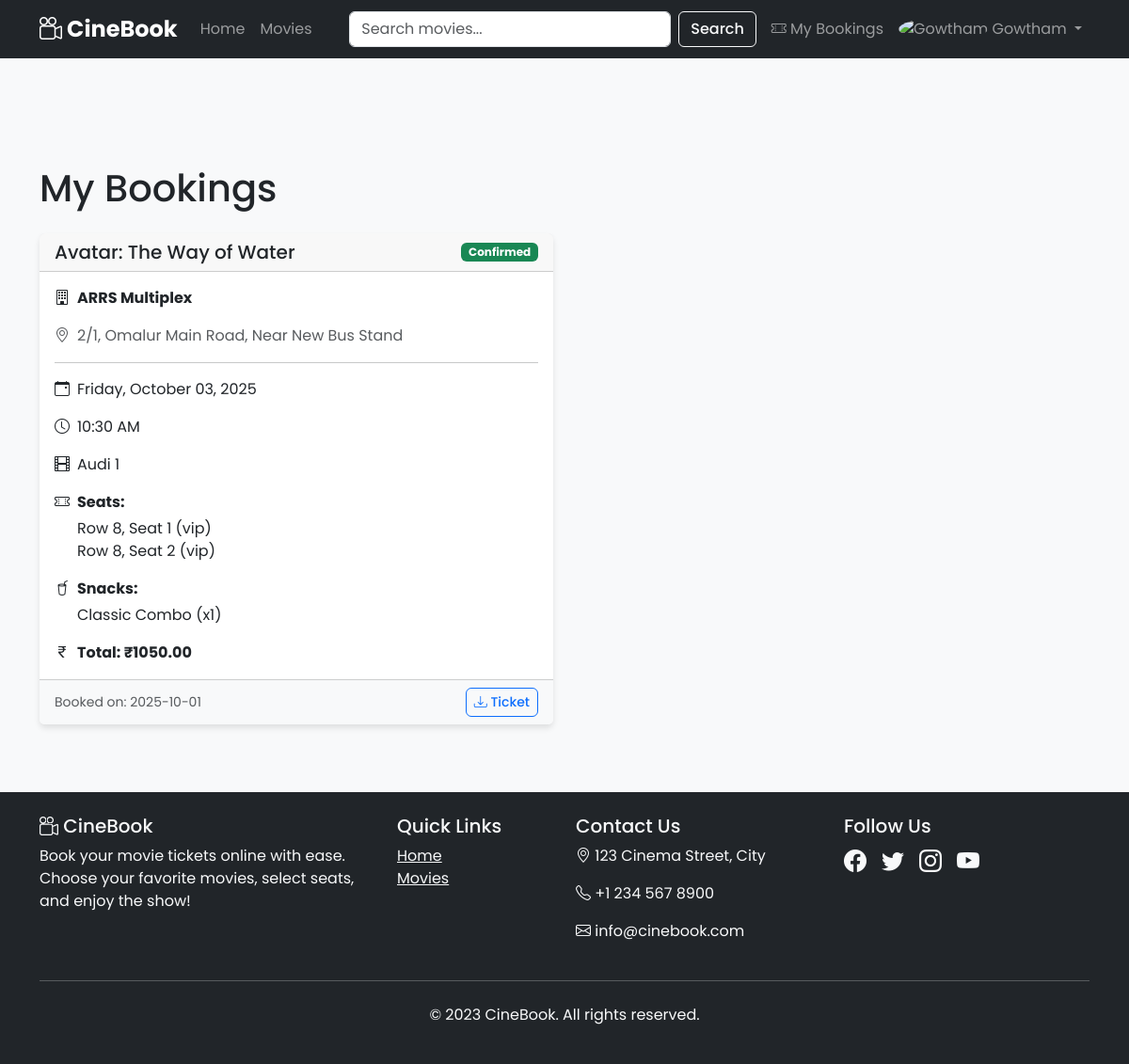
Screenshot of /my_bookings (signed in) with the database file from the repository.
### app.py (models this page shows)
class Booking(db.Model):
    id = db.Column(db.Integer, primary_key=True)
    user_id = db.Column(db.Integer, db.ForeignKey('user.id'), nullable=False)
    showtime_id = db.Column(db.Integer, db.ForeignKey('showtime.id'), nullable=False)
    food_items = db.Column(db.Text, nullable=True)
    seats = db.Column(db.Text, nullable=False)
    total_price = db.Column(db.Float, nullable=False)
    booking_time = db.Column(db.DateTime, default=datetime.utcnow)
    status = db.Column(db.String(20), default="confirmed")
    attended = db.Column(db.Boolean, default=False)
    user = db.relationship('User', backref='bookings', lazy=True)
    showtime = db.relationship('Showtime', backref='bookings', lazy=True)

class Movie(db.Model):
    id = db.Column(db.Integer,  primary_key=True)
    title = db.Column(db.String(100), nullable=False)
    genre = db.Column(db.String(50), nullable=False)
    duration = db.Column(db.Integer, nullable=False)
    description = db.Column(db.Text)
    poster_url = db.Column(db.String(200))
    is_active = db.Column(db.Boolean, default=True)
    language = db.Column(db.String(50), default="English")
    rating = db.Column(db.Float, default=0.0)
    director = db.Column(db.String(100))
    cast = db.Column(db.Text)
    trailer_url = db.Column(db.String(200))

class Theater(db.Model):
    id = db.Column(db.Integer, primary_key=True)
    name = db.Column(db.String(100), nullable=False, unique=True)
    address = db.Column(db.String(200), nullable=False)
    city = db.Column(db.String(50), nullable=False)
    image_url = db.Column(db.String(200))

class Showtime(db.Model):
    id = db.Column(db.Integer, primary_key=True)
    movie_id = db.Column(db.Integer, db.ForeignKey("movie.id", ondelete="CASCADE"), nullable=False)
    theater_id = db.Column(db.Integer, db.ForeignKey("theater.id", ondelete="CASCADE"), nullable=False)
    time = db.Column(db.DateTime, nullable=False)
    hall = db.Column(db.String(50), nullable=False)
    rows = db.Column(db.Integer, nullable=False)
    cols = db.Column(db.Integer, nullable=False)
    price_standard = db.Column(db.Float, default=250.0)
    price_premium = db.Column(db.Float, default=400.0)
    price_vip = db.Column(db.Float, default=600.0)
    movie = db.relationship("Movie", backref=db.backref("showtimes", lazy=True, cascade="all, delete-orphan"))
    theater = db.relationship("Theater", backref=db.backref("showtimes", lazy=True, cascade="all, delete-orphan"))

### app.py (the view)
@app.route("/my_bookings")
@login_required
def my_bookings():
    bookings = Booking.query.filter_by(user_id=session["user_id"]).order_by(Booking.booking_time.desc()).all()
    return render_template("my_bookings.html", bookings=bookings, now=datetime.utcnow(), buffer_time=timedelta(hours=2), user=session.get("user"))

### app.py (called while the page is built)
def login_required(f):
    @wraps(f)
    def decorated_function(*args, **kwargs):
        if "user_id" not in session:
            flash("Please log in to access this page.", "warning")
            return redirect(url_for("login"))
        return f(*args, **kwargs)
    return decorated_function

@app.template_filter("to_ist")
def to_ist_filter(utc_dt):
    if not utc_dt: return None
    return utc_dt + timedelta(hours=5, minutes=30)

@app.template_filter("fromjson")
def from_json_filter(value):
    try: return json.loads(value)
    except: return {}

### templates/my_bookings.html (shortened to what this page needs)
{% extends "base.html" %}
{% block content %}
<div class="container" style="margin-top: 100px;">
    <h1 class="mb-4">My Bookings</h1>
    {% if bookings %}
    <div class="row">
        {% for booking in bookings %}
        <div class="col-md-6 mb-4">
            <div class="card h-100">
                <div class="card-header d-flex justify-content-between align-items-center">
                    <h5 class="mb-0">{{ booking.showtime.movie.title }}</h5>
                    <span class="badge bg-{% if booking.status == 'confirmed' %}success{% elif booking.status == 'cancelled' %}secondary{% else %}info{% endif %} text-capitalize">
                        {{ booking.status }}
                    </span>
                </div>
                <div class="card-body">
                    <p class="card-text">
                        <i class="bi bi-building me-2"></i><strong>{{ booking.showtime.theater.name }}</strong>
                    </p>
                    <p class="card-text text-muted">
                        <i class="bi bi-geo-alt me-2"></i>{{ booking.showtime.theater.address }}
                    </p>
                    <hr>
                    <p class="card-text"><i class="bi bi-calendar-event me-2"></i>{{ booking.showtime.time.strftime('%A, %B %d, %Y') }}</p>
                    <p class="card-text"><i class="bi bi-clock me-2"></i>{{ booking.showtime.time.strftime('%I:%M %p') }}</p>
                    <p class="card-text"><i class="bi bi-film me-2"></i>{{ booking.showtime.hall }}</p>
                    <p class="card-text mb-1"><i class="bi bi-ticket-perforated me-2"></i><strong>Seats:</strong></p>
                    <ul class="list-unstyled ms-4">
                        {% for seat in booking.seats|fromjson %}
                            <li>Row {{ seat.row + 1 }}, Seat {{ seat.col + 1 }} ({{ seat.type }})</li>
                        {% endfor %}
                    </ul>
                    {% if booking.food_items and booking.food_items|fromjson %}
                         <p class="card-text mb-1"><i class="bi bi-cup-straw me-2"></i><strong>Snacks:</strong></p>
                         <ul class="list-unstyled ms-4">
                            {% for item in booking.food_items|fromjson %}
                                <li>{{ item.name }} (x{{ item.quantity }})</li>
                            {% endfor %}
                         </ul>
                    {% endif %}
                    <p class="card-text"><i class="bi bi-currency-rupee me-2"></i><strong>Total: ₹{{ "%.2f"|format(booking.total_price) }}</strong></p>
                </div>
                <div class="card-footer bg-light">
                    <div class="d-flex justify-content-between align-items-center">
                        <small class="text-muted">Booked on: {{ (booking.booking_time|to_ist).strftime('%Y-%m-%d') }}</small>
                        <div>
                            {% if booking.status == 'confirmed' %}
                                <a href="{{ url_for('download_ticket', booking_id=booking.id) }}" class="btn btn-sm btn-outline-primary" target="_blank">
                                    <i class="bi bi-download"></i> Ticket
                                </a>
                            {% endif %}
                        </div>
                    </div>
                </div>
            </div>
        </div>
        {% endfor %}
    </div>
    {% endif %}
</div>
{% endblock %}

### static/css/style.css (style rules this page uses)
body { padding-top: 76px; background-color: #f8f9fa; display: flex; flex-direction: column; min-height: 100vh; font-family: 'Poppins', sans-serif; / ADD THIS LINE */ }
.card { border: none; box-shadow: 0 4px 6px rgba(0, 0, 0, 0.1); }
.btn { border-radius: 6px; font-weight: 500; }

### rows the page displays
Booking: showtime.movie "Avatar: The Way of Water", status "Confirmed", showtime.theater.name "ARRS Multiplex", showtime.theater.address "2/1, Omalur Main Road, Near New Bus Stand", showtime.time "Friday, October 03, 2025", showtime.time "10:30 AM", showtime.hall "Audi 1", row "8" "8", col "1" "2", type "vip" "vip", name "Classic Combo", quantity "1", total_price "1050.00", booking_time "2025-10-01"

### other values shown
{{ user.username }} "Gowtham"
